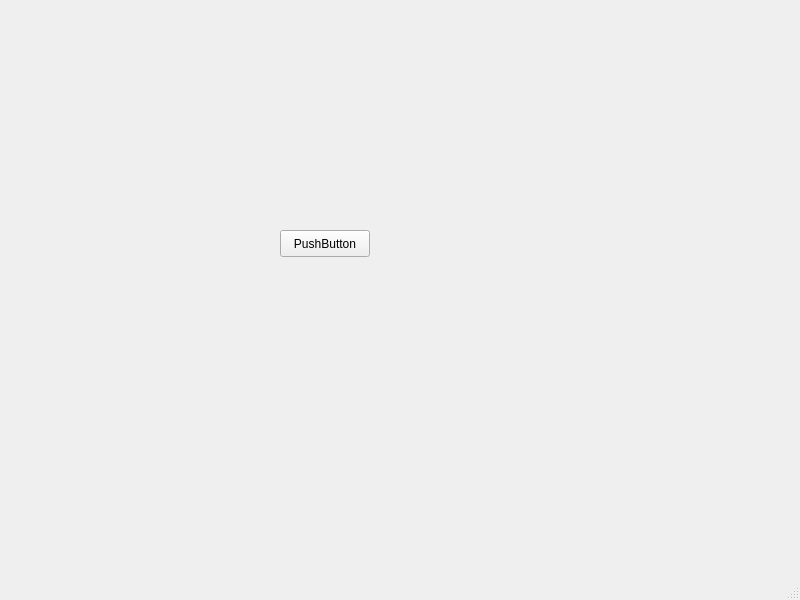
<?xml version="1.0" encoding="UTF-8"?>
<ui version="4.0">
 <class>MainWindow</class>
 <widget class="QMainWindow" name="MainWindow">
  <property name="geometry">
   <rect>
    <x>0</x>
    <y>0</y>
    <width>800</width>
    <height>600</height>
   </rect>
  </property>
  <property name="windowTitle">
   <string>MainWindow</string>
  </property>
  <widget class="QWidget" name="centralwidget">
   <widget class="QPushButton" name="pushButton">
    <property name="geometry">
     <rect>
      <x>280</x>
      <y>230</y>
      <width>90</width>
      <height>27</height>
     </rect>
    </property>
    <property name="text">
     <string>PushButton</string>
    </property>
   </widget>
  </widget>
  <widget class="QMenuBar" name="menubar">
   <property name="geometry">
    <rect>
     <x>0</x>
     <y>0</y>
     <width>800</width>
     <height>25</height>
    </rect>
   </property>
  </widget>
  <widget class="QStatusBar" name="statusbar"/>
 </widget>
 <resources/>
 <connections/>
</ui>
